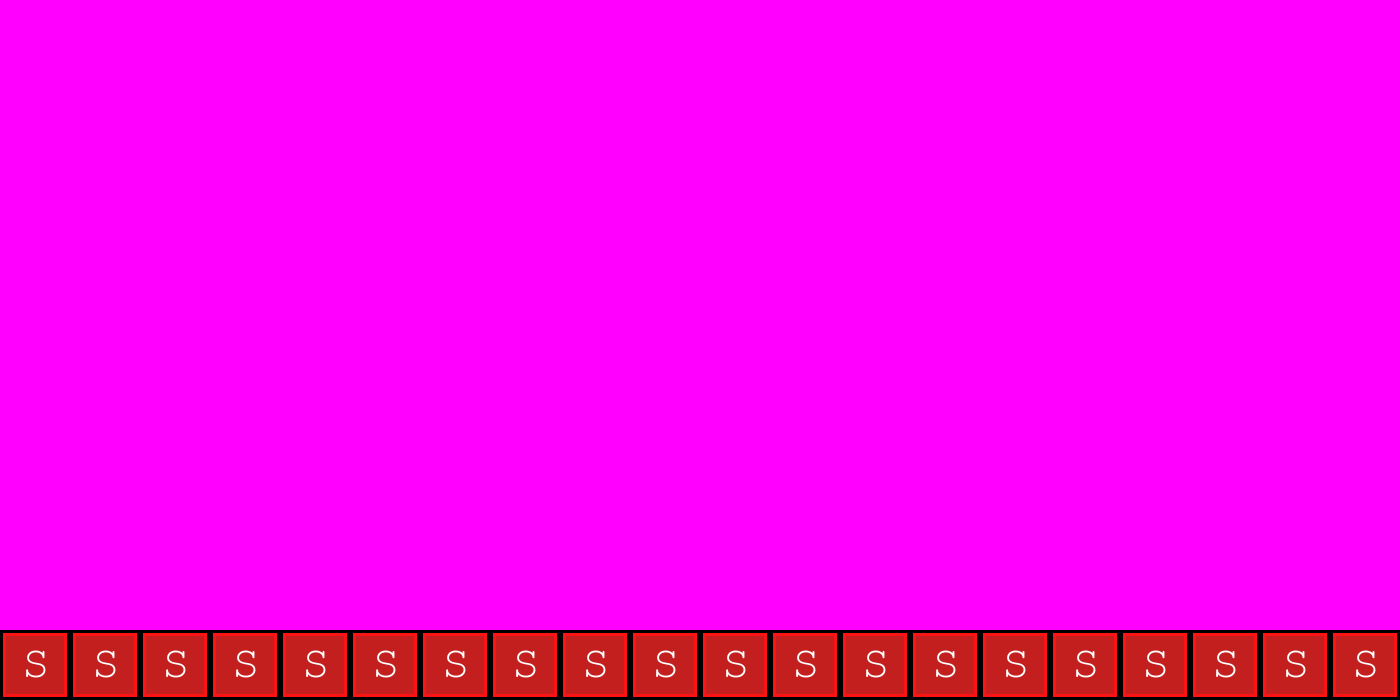

The image is a tile-based game level rendered from a .tmx file. Its description and source (layers, tilesets, objects; grid data summarised) follow:
An orthogonal 20x10 tile map with 70x70 px tiles, 2 tile layers (Tile Layer 1, collision), 2 tilesets.

<map version="1.0" orientation="orthogonal" renderorder="right-down" width="20" height="10" tilewidth="70" tileheight="70" backgroundcolor="#ff00ff">
 <tileset firstgid="1" name="background-tiles" tilewidth="70" tileheight="70">
  <image source="../img/background-tiles.png" width="910" height="910" />
 </tileset>
 <tileset firstgid="170" name="meta-tiles" tilewidth="70" tileheight="70">
  <image source="../img/meta-tiles.png" width="350" height="70" />
 </tileset>
 <layer name="Tile Layer 1" width="20" height="10">
  <data>[200 cells, 11 non-empty, 1 distinct tile ids]</data>
 </layer>
 <layer name="collision" width="20" height="10">
  <data>[200 cells, 20 non-empty, 1 distinct tile ids]</data>
 </layer>
</map>
